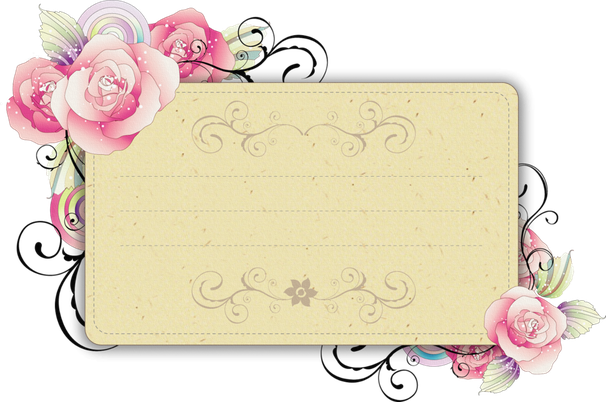
#> input picture Lab 7/Postcard.png, 606 x 402 px, shrunk from 1163 x 771 before the run
$ python main.py
#> lines starting #> are read from the running program, lines starting #| are printed output that depends on the picture
from PIL import Image, ImageDraw, ImageFont
image = Image.open("Postcard.png")
#> image is the input picture: PIL image 606x402 RGBA; mean R, G, B, A 140.7, 129.2, 108.8, 159.1
width, height = image.size
#> width = 606; height = 402
new_image = image.crop((100,100,width - 100,height-100))
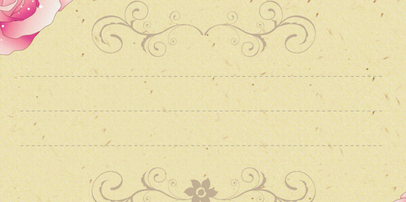
#> new_image: PIL image 406x202 RGBA; mean R, G, B, A 233.6, 221, 176.1, 255
new_image.save("Cropped_image.png")
new_image.show()

holidays = {"День рождения": "Birthday.png", "Новый год": "New_Year.jpg", "Свадьба": "wedding.png"}
#> (the run stopped early here; a loop or call above may not have finished)
